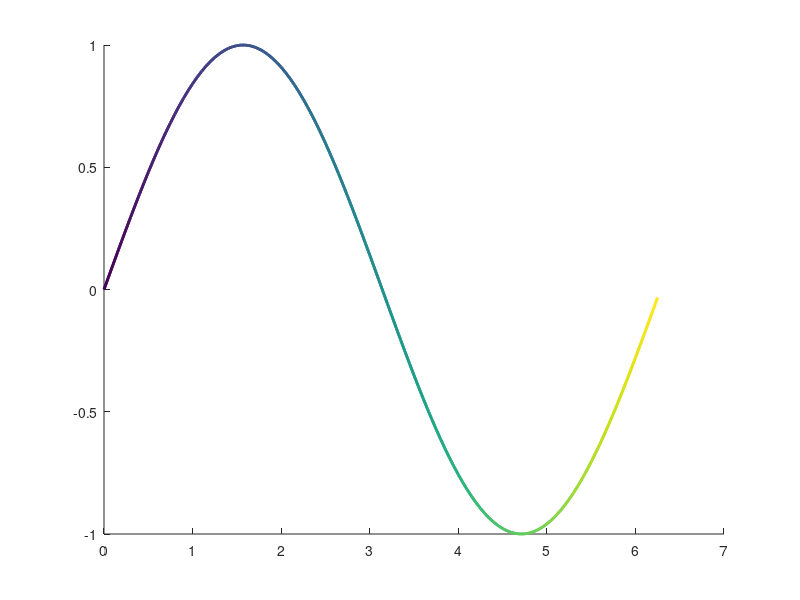

Write MATLAB code to recreate this figure.

% test multiple color for one line

x = 0:.05:2*pi;
y = sin(x);
z = zeros(size(x));
col = x;  % This is the color, vary with x in this case.

surface([x;x],[y;y],[z;z],[col;col],...
        'facecol','no',...
        'edgecol','interp',...
        'linew',2);
